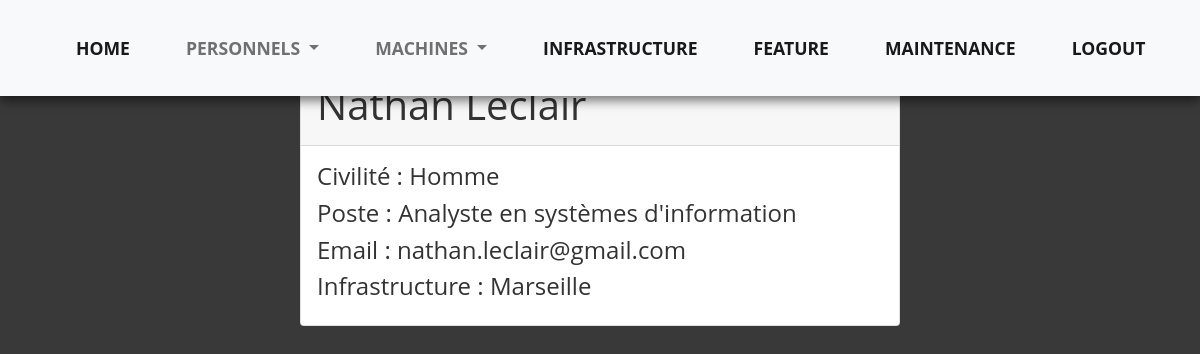
The app's page /computerApp/personnel/9 (signed in) with its own data.
### computerApp/models.py (models this page shows)
class Personnel(models.Model):
    Poste = (
        ('Ingénieur en sécurité informatique', 'Ingénieur en sécurité informatique'),
        ('Administrateur système', 'Administrateur système'),
        ('Administrateur réseau', 'Administrateur réseau'),
        ('Technicien support informatique', 'Technicien support informatique'),
        ("Analyste en systèmes d'information", "Analyste en systèmes d'information"),
        ("Développeur d'applications", "Développeur d'applications"),
        ('Responsable de la gestion des données', 'Responsable de la gestion des données'),
    )
    Infrastructure = (
        ('Poitiers', 'Poitiers'),
        ('Marseille', 'Marseille'),
        ('Châtellerault', 'Châtellerault'),
    )
    Civilite = (
        ('Homme',('Homme')),
        ('Femme',('Femme')),
        ('Indéfini',('Indéfini')),
    )
    id = models.AutoField(primary_key=True, editable=False)
    civilite = models.CharField(max_length = 32, choices=Civilite,default='Indéfini')
    prenom = models.CharField(max_length=200)
    nom = models.CharField(max_length=200)
    email = models.CharField(max_length=50,validators=[EmailValidator(message="Veuillez entrer une adresse email valide.")])
    poste = models.CharField(max_length = 40, choices=Poste,default='Employer')
    infrastructure = models.CharField(max_length = 60,choices=Infrastructure, default='Marseille')

### computerApp/views.py (the view)
# urls.py: path('personnel/<pk>' ,views.personnel_detail_view ,name='personnel-detail'),
@login_required
def personnel_detail_view(request,pk):
    personnel = get_object_or_404(Personnel,id=pk)
    context = {"personnel":personnel}
    return render(request,'computerApp/personnel_detail.html',context)

### computerApp/templates/computerApp/personnel_detail.html
{% extends "index.html" %}
{% load static %}
{% block content%}
<link rel="stylesheet" type="text/css" href="{% static 'style_personnel_detail.css' %}">
<body style='background-color: #393939 ;'>
<div style="margin-top:6%">
  <div class="container">
    <div class="card mx-auto mt-5 taille">
      <div class="card-header">
        <h1>{{personnel.prenom}} {{personnel.nom}}</h1>
      </div>
      <div class="card-body">
        <h4>Civilité : {{personnel.civilite}}</h4>
        <h4>Poste : {{personnel.poste}}</h4>
        <h4>Email : {{personnel.email}}</h4>
        <h4>Infrastructure : {{personnel.infrastructure}}</h4>
      </div>
    </div>
  </div>
</div>
</body>
{% endblock %}

### computerApp/static/styles.css (style rules this page uses)
* { margin: 0; padding: 0; box-sizing: border-box; }
body { font-family: 'Open Sans', sans-serif; font-size: 16px; line-height: 1.5; color: #333; background-color: #fff; }
.container { max-width: 1200px; margin-left: auto; margin-right: auto; padding-left: 15px; padding-right: 15px; }

### computerApp/static/style_personnel_detail.css (style rules this page uses)
.taille { max-width: 600px; }

### records on screen
Personnel: prenom "Nathan", nom "Leclair", civilite "Homme", poste "Analyste en systèmes d'information", email "nathan.leclair@gmail.com", infrastructure "Marseille"
